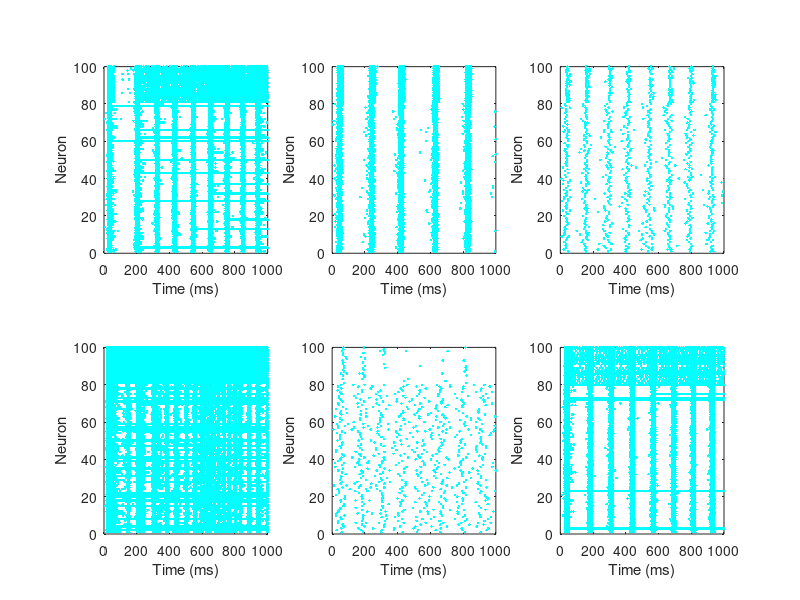

The MATLAB script that drew this image: (Note: this script raises an error after producing the figure.)
%% Izhikevich network - tauE/tauI variation (fixed gE=0.15, gI=0.10)

clear; clc; close all;

% Network setup 
N  = 100; Ne = round(0.8*N); Ni = round(0.2*N);
dt = 1; T  = 1000; nt = T/dt;

% Fixed Izhikevich + synapse parameters
a = [0.02*ones(Ne,1); 0.10*ones(Ni,1)]; b = 0.20*ones(N,1);
c = -65*ones(N,1); d = [8*ones(Ne,1); 2*ones(Ni,1)];
S = [0.5*rand(N,Ne), -1*rand(N,Ni)];
gE = 0.15; gI = 0.10; EE = 0; EI = -70;  % FIXED

% 6 conditions: [tauE, tauI]
conditions = [
    2,  5;   % Fast E/I
    5, 10;   % Baseline  
   10, 20;   % Slow E/I
    1,  2;   % Very fast
   20, 40;   % Very slow
    3, 15    % Mixed
];

% Create figure
figure('Color','k', 'Position', [100 100 1200 800]);

for cond = 1:6
    tauE = conditions(cond,1); tauI = conditions(cond,2);
    
    % Reset states
    V = -65*ones(N,1); u = b.*V; hE = zeros(N,1); hI = zeros(N,1); firings = [];
    
    % Simulation loop 
    for t = 1:nt
        I_ext = [5*randn(Ne,1); 2*randn(Ni,1)];
        IE = gE .* hE .* (EE - V); II = gI .* hI .* (EI - V); I = I_ext + IE + II;
        dV = 0.04*V.^2 + 5*V + 140 - u + I; du = a.*(b.*V - u);
        V = V + dt*dV; u = u + dt*du;
        
        fired = find(V >= 30); Sspike = zeros(N,1); Sspike(fired) = 1;
        SE = S(:,1:Ne)*Sspike(1:Ne); SI = S(:,Ne+1:end)*Sspike(Ne+1:end);
        hE = hE + dt*(-hE + SE)/tauE;    % ← tauE changes!
        hI = hI + dt*(-hI + SI)/tauI;    % ← tauI changes!
        
        if ~isempty(fired)
            firings = [firings; t*ones(length(fired),1), fired];
            V(fired) = c(fired); u(fired) = u(fired) + d(fired);
        end
    end
    
    % Plot subplot
    subplot(2,3,cond); cla;
    if ~isempty(firings), plot(firings(:,1), firings(:,2), '.', 'Color',[0 1 1]); end
    ylim([0 N]); title(sprintf('τ_E=%.0f, τ_I=%.0f', tauE, tauI), 'Color','w','FontSize',10);
    xlabel('Time (ms)'); ylabel('Neuron');
end

sgtitle('Effect of synaptic time constants on synchrony (gE=0.15, gI=0.10)', 'Color','w','FontSize',14);
